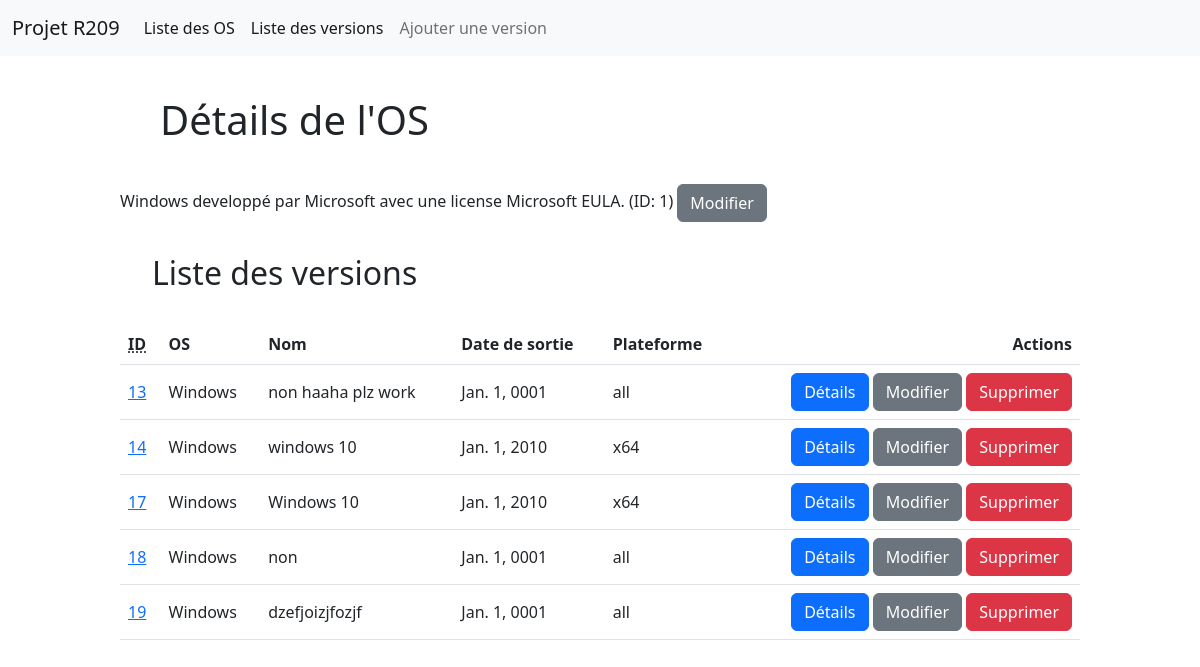
Page /os/details/1/ on the earlier database version.
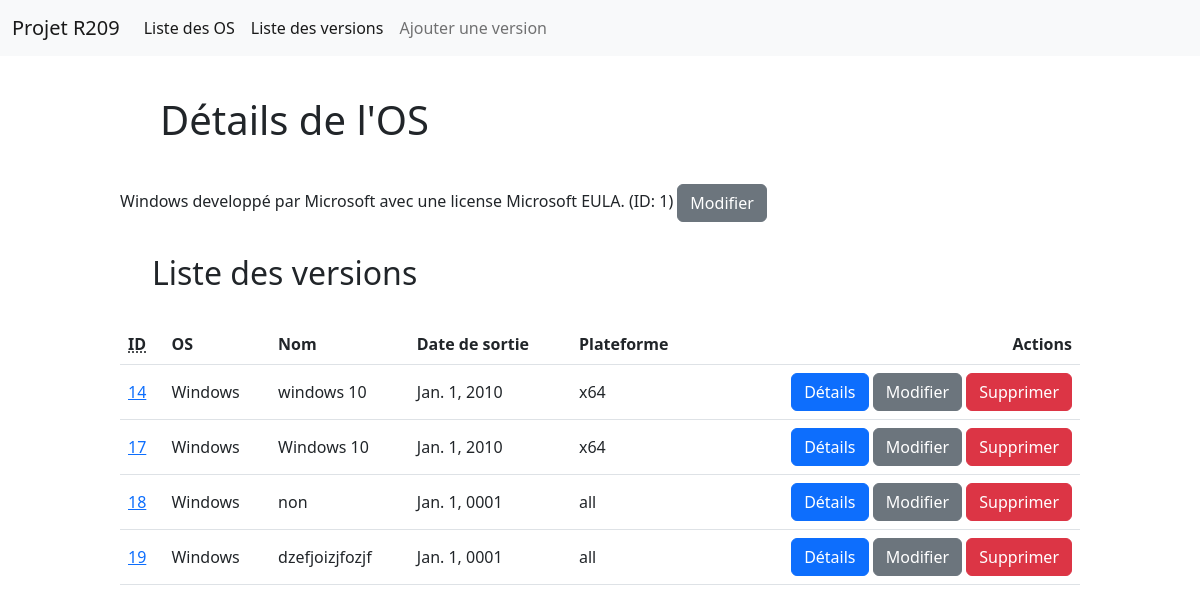
Same page on the later database version.
### operatingsystem/models.py (models this page shows, shortened)
class versions(models.Model):
    operating_system = models.ForeignKey(operatingsystem, on_delete=models.CASCADE)
    name = models.CharField(max_length = 100)
    release_date = models.DateField(blank=True, null = True)
    platforms = models.CharField(max_length = 100, null = True)

class operatingsystem(models.Model):
    name = models.CharField(max_length = 100)
    developer = models.CharField(max_length = 100)
    software_license = models.CharField(max_length = 100)
    def __str__(self) -> str:
        return f"{self.name} developpé par {self.developer} avec une license {self.software_license}."

### operatingsystem/views.py (the view)
# urls.py: path('os/details/<int:id>/', views.details),
def details(request, id):
    return render(request,"os/details.html",{
        "operatingsystem": models.operatingsystem.objects.get(pk=id),
        "versions": models.versions.objects.filter(operating_system = id)})

### operatingsystem/templates/os/details.html (shortened to what this page needs)
{% extends "template.html" %}
{% block h1 %}
    Détails de l'OS
{% endblock h1 %}
{% block navbar %}
<a class="nav-link" href="/ver/add">Ajouter une version</a>
{% endblock navbar %}
{% block content %}
    <p>{{operatingsystem}} (ID: {{operatingsystem.id}}) <a type="button" class="btn btn-secondary" href="/os/edit/{{operatingsystem.id}}">Modifier</a></p>
    <h2 class="secondary-title">Liste des versions</h2>
    <table class="table is-fullwidth is-hoverable">
        <thead>
        <tr>
            <th><abbr title="ID">ID</abbr></th>
            <th>OS</th>
            <th>Nom</th>
            <th>Date de sortie</th>
            <th>Plateforme</th>
            <th class="text-end">Actions</th>
        </tr>
        </thead>
        <tbody>
        {% for ver in versions %}
        <tr>
            <td><a href="/ver/details/{{ver.id}}/">{{ver.id}}</td>
            <td>{{ver.operating_system.name}}</td>
            <td>{{ver.name}}</td>
            <td>{{ver.release_date}}</td>
            <td>{{ver.platforms}}</td>
            <td class="text-end">
                <a type="button" class="btn btn-primary" href="/ver/details/{{ver.id}}/">Détails</a>
                <a type="button" class="btn btn-secondary" href="/ver/edit/{{ver.id}}/">Modifier</a>
                <a type="button" class="btn btn-danger" href="/ver/delete/{{ver.id}}/">Supprimer</a>
            </td>
        </tr>
        {% endfor %}
        </tbody>
    </table>
{% endblock content %}

Differences in the rows shown:
removed versions: id "13", operating_system.name "Windows", name "non haaha plz work", release_date "Jan. 1, 0001", platforms "all"
